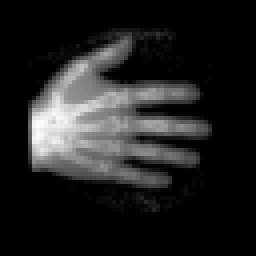
#> input picture Kladde/dataR.png, 64 x 64 px (shown 4 times larger)
$ python A9_3.py
#> lines starting #> are read from the running program, lines starting #| are printed output that depends on the picture
import numpy as np
from skimage import io
from scipy.sparse import spdiags, vstack, kron
from scipy.sparse.linalg import spsolve
import matplotlib.pyplot as plt
# weitere Module importieren
# BEGIN SOLUTION
...
# END SOLUTION

import os
class RigidRegistration:
    def __init__(self):
        self.ref_image = io.imread(os.path.join(os.path.split(__file__)[0], 'dataR.png')).astype(np.float64)
#> self.ref_image: shape (64, 64) float64; min 0, max 255, mean 33.5
        self.tmp_image = io.imread(os.path.join(os.path.split(__file__)[0], 'dataT.png')).astype(np.float64)
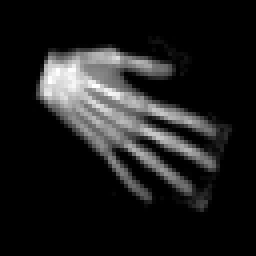
#> input picture Kladde/dataT.png, 64 x 64 px (shown 4 times larger)
#> self.tmp_image: shape (64, 64) float64; min 0, max 255, mean 28.9

        self.m = self.tmp_image.shape
#> self.m = (64, 64)
        self.omega = np.array([0, self.m[0], 0, self.m[1]])
#> self.omega = [0, 64, 0, 64]
        self.h = (self.omega[1::2] - self.omega[0::2]) / np.array([self.m[1], self.m[0]])
#> self.h = [1, 1]

        self.ref_grid = self.grid()
        self.tmp_grid = self.grid()

    def grid(self):
        # Get cell centered grid
        grid_xi = lambda i: np.array([self.omega[2*i] + (k+1/2)*self.h[i] for k in np.arange(self.m[i])])
        xi = list(reversed([grid_xi(i) for i in range(2)]))
        xc = list(np.meshgrid(*xi, indexing='ij'))
        xc = np.vstack([xc[i].flatten() for i in range(2)])
        return xc

    def deform_grid(self, grid, w):
        c = ((self.omega[1::2] - self.omega[0::2]) / 2).reshape(2, 1)
        theta, t = w[0], w[1:]
        R = np.array([[np.cos(theta), -np.sin(theta)], [np.sin(theta), np.cos(theta)]])
        dR = np.array([[-np.sin(theta), -np.cos(theta)], [np.cos(theta), -np.sin(theta)]])

        phi = R @ (grid - c) + c + t[:, np.newaxis]
        dphi = dR @ (self.tmp_grid - c)[np.newaxis, :, :]
        dphi = np.concatenate((dphi, np.tile(np.eye(2)[:, :, np.newaxis], (1, 1, dphi.shape[2]))), axis=0)
        return phi, dphi

    def interpolate(self, image, grid):
        def Bspline3(x):
            condition = lambda i: np.logical_and(i <= x, x < i+1)

            f = np.where(condition(0), (1/6) * (x**3), 0)
            f = np.where(condition(1), (1/6) * (-3 * x**3 + 12 * x**2 - 12 * x + 4), f)
            f = np.where(condition(2), (1/6) * (3 * x**3 - 24 * x**2 + 60 * x - 44), f)
            f = np.where(condition(3), (1/6) * (4 - x)**3, f)

            g = np.where(condition(0), (1/6) * (3 * x**2), 0)
            g = np.where(condition(1), (1/6) * (-9 * x**2 + 24 * x - 12), g)
            g = np.where(condition(2), (1/6) * (9 * x**2 - 48 * x + 60), g)
            g = np.where(condition(3), (1/6) * -3 * (4 - x)**2, g)
            return f, g

        def paddedMatrix(dim):
            ones = np.ones(dim + 3)
            A = spdiags(data=[ones, 4*ones, ones], diags=[0, 1, 2], m=dim+1, n=dim+3)

            tmp_0 = spdiags(data=[6*ones, -12*ones, 6*ones], diags=[0, 1, 2], m=1, n=dim+3)
            tmp_m = spdiags(data=[6*ones, -12*ones, 6*ones], diags=[dim+0, dim+1, dim+2], m=1, n=dim+3)

            A_padded = vstack((tmp_0, A, tmp_m)) / 6
            return A_padded

        def naturalSpline3():
            A_padded = kron(paddedMatrix(self.m[0] - 1), paddedMatrix(self.m[1] - 1))
            data_padded = np.pad(image, (1, 1), 'constant', constant_values=(0, 0))
            C = spsolve(A_padded.tocsc(), data_padded.flatten()).reshape(self.m[0]+2, self.m[1]+2)
            return C

        # Redistribute Grid: Map grid points from [h/3, omega-h/3] to [h/3, m[i]-h/3]
        points_x, points_y = grid
        points_x = (points_x - self.omega[0]) / self.h[0]
        points_y = (points_y - self.omega[2]) / self.h[1]

        # Interpolate
        C = naturalSpline3()

        j = np.arange(-3, C.shape[1]-3) + .5
        k = np.arange(-3, C.shape[0]-3) + .5

        shift_x = points_x[:, :, np.newaxis, np.newaxis] - j[np.newaxis, np.newaxis, :, np.newaxis]
        shift_y = points_y[:, :, np.newaxis, np.newaxis] - k[np.newaxis, np.newaxis, np.newaxis, :]

        splines_x = Bspline3(shift_x)
        splines_y = Bspline3(shift_y)

        f = splines_x[0] * splines_y[0]
        s = np.einsum('ijkl, kl->ij', f, C)

        g = np.stack((splines_x[1] * splines_y[0],
                      splines_x[0] * splines_y[1]), axis=0)
        ds = np.einsum('dijkl, kl->dij', g, C)
        return s, ds

    def SSD(self, dataR, dataT):
        hd = np.prod(self.h)

        r = dataR - dataT
        ssd = .5 * hd * np.linalg.norm(r, ord='fro')**2
        dssd = r * hd
        return ssd, dssd

    def plot(self, dataR, dataT, phi, w, state=''):
        fig = plt.figure()
        fig.set_size_inches(12, 8)
        fig.tight_layout(pad=4.0)

        fig.suptitle(f'{state}\nRotation um {np.round(w, 2)[0]} Rad '
                     f'und Translation um {tuple(np.round(w, 2)[1:])}', fontsize=16)

        ax1 = fig.add_subplot(231)
        im1 = ax1.imshow(self.ref_image, vmin=0, vmax=255, cmap='bone')
        ax1.axis('image')
        ax1.set_title('R')

        ax2 = fig.add_subplot(232)
        ax2.imshow(self.tmp_image, vmin=0, vmax=255, cmap='bone')
        ax2.set_title(r'T und $\varphi$')

        step = self.m[0] // 10
        step_r = int((self.m[0] % 10) // 4)
        grid_plot = [x.reshape(self.m) for x in phi[::-1]]
        grid_plot = [x[step_r:-1:step, step_r:-1:step].flatten() for x in grid_plot]
        ax2.scatter(*grid_plot, c='w', marker='.')

        ax2.set_xlim([0, self.m[0]-1])
        ax2.set_ylim([0, self.m[1]-1][::-1])

        ax3 = fig.add_subplot(233)
        ax3.imshow(self.ref_image - self.tmp_image, vmin=-255, vmax=255, cmap='bwr')
        ax3.set_title(rf'$diff(R, T)$, SSD = {round(self.SSD(self.ref_image, self.tmp_image)[0], 2)}')

        ax5 = fig.add_subplot(235)
        ax5.imshow(dataT, vmin=0, vmax=255, cmap='bone')
        ax5.set_title(rf'$T  \circ \varphi$: Transformiertes T')

        ax6 = fig.add_subplot(236)
        diff = ax6.imshow(dataR - dataT, vmin=-255, vmax=255, cmap='bwr')
        ax6.set_title(rf'$diff(R, T \circ \varphi)$, SSD = {round(self.SSD(dataR, dataT)[0], 2)}')

        cax1 = plt.axes([.03, 0.11, .02, .77])
        fig.colorbar(im1, cax=cax1, aspect=1, pad=.1)
        cax2 = plt.axes([.92, 0.11, .02, .77])
        fig.colorbar(diff, cax=cax2, aspect=1, pad=.1)

        plt.show()

    def objective_fun_ir(self, w, plot, title):
        phi, dphi = self.deform_grid(self.tmp_grid, w)

        dataR, ddataR = self.interpolate(self.ref_image, [x.reshape(*self.m) for x in self.ref_grid])
#> in interpolate, `points_x, points_y = grid`:
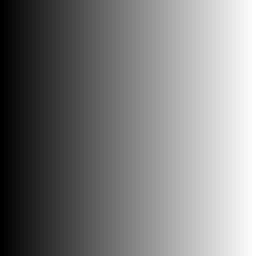
#> points_y: shape (64, 64) float64 (shown 4 times larger); min 0.5, max 63.5, mean 32; drawn with min black and max white
        dataT, ddataT = self.interpolate(self.tmp_image, [x.reshape(*self.m) for x in phi])
#> in interpolate (call 2), `points_x, points_y = grid`:
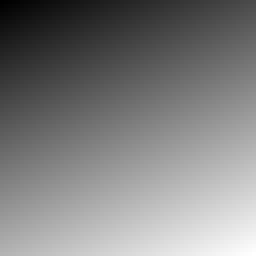
#> points_x: shape (64, 64) float64 (shown 4 times larger); min -9.28, max 73.28, mean 32; drawn with min black and max white
#> in interpolate (call 2), `points_x, points_y = grid`:
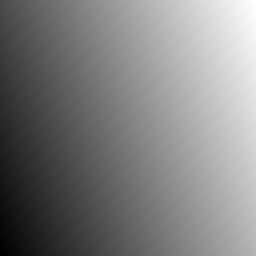
#> points_y: shape (64, 64) float64 (shown 4 times larger); min -9.28, max 73.28, mean 32; drawn with min black and max white

        ssd, dssd = self.SSD(dataR, dataT)
#> in SSD, `r = dataR - dataT`:
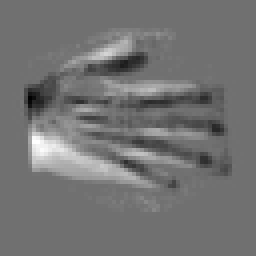
#> r: shape (64, 64) float64 (shown 4 times larger); min -188.8, max 237.4, mean 4.6; drawn with min black and max white
#> in SSD, `ssd = .5 * hd * np.linalg.norm(r, ord='fro')**2`: ssd = 3300757.1
#> ssd = 3300757.1

        val = ssd
#> val = 3300757.1
        grad = dphi * np.reshape(-ddataT * dssd[np.newaxis, :, :], (1, 2, np.prod(ddataT.shape[1:])))
        grad = np.sum(grad, axis=(1, 2))
#> grad = [5106305.8, 310049, -335211.5]
        if plot:
            self.plot(dataR, dataT, phi, w, state=title)
#> in SSD (call 2), `r = dataR - dataT`:
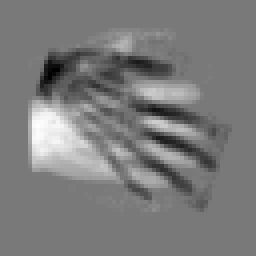
#> r: shape (64, 64) float64 (shown 4 times larger); min -233, max 255, mean 4.6; drawn with min black and max white
#> in SSD (call 2), `ssd = .5 * hd * np.linalg.norm(r, ord='fro')**2`: ssd = 7160381
#> in plot, `plt.show()`:
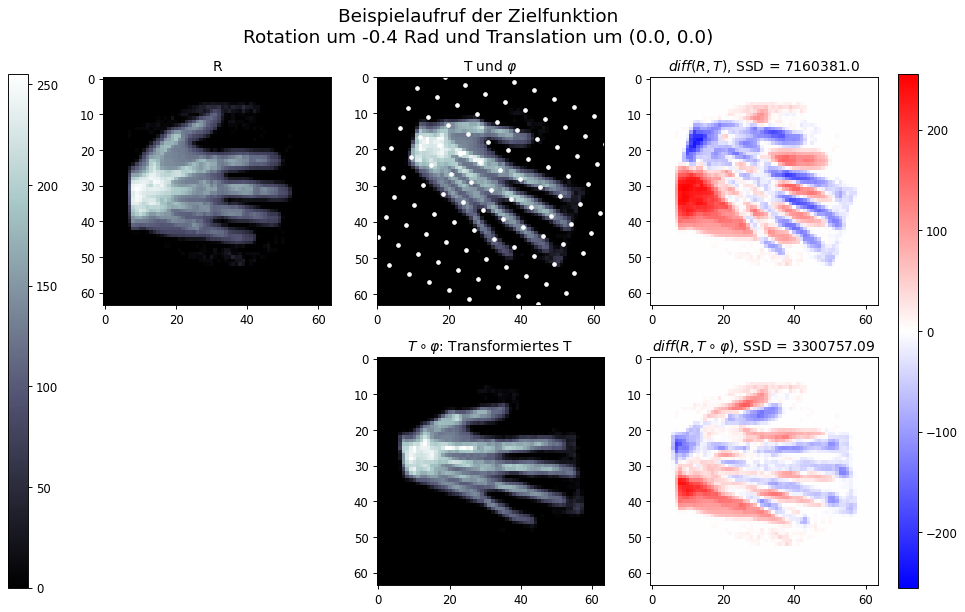
#> figure drawn by matplotlib, 7 panels
        return val, grad


if __name__ == '__main__':
    rr = RigidRegistration()

    # TODO: Aufgabenteil 1. Verschiedene w0 testen und sich mit objective_fun_ir vertraut machen.
    #   Achtung: Drehwinkel in Radian und nicht in Grad.
    test_w0 = {
        0:    np.array([0, 0, 0]),  # weder Rotation noch Translation
        1:  np.array([0.4, 0, 0]),  # Rotation
        2: np.array([-0.4, 0, 0]),  # Rotation
        3:    np.array([0, 5, 0]),  # Translation x-Richtung
        4:    np.array([0, 0, 2]),  # Translation y-Richtung
    }

    # Hier testen:
    _, _ = rr.objective_fun_ir(test_w0[2], plot=True, title='Beispielaufruf der Zielfunktion')

    # TODO: Aufgabenteil 1. Für Verwendung des Quasi-Newton-Verfahrens geeignete Funktion f erstellen.
    #   Hinweis: Der "*"-Operator zur Auflösung von Tupeln könnte hilfreich sein.
    # BEGIN SOLUTION
    f = lambda w: (*rr.objective_fun_ir(w, plot=False, title=None), None)
    # END SOLUTION

    # TODO: Aufagenteil 3. Parameter der Bildregistrierung für verschiedene Startwerte mit Quasi-Newton optimieren.
    #   Hinweis: - Importieren Sie Ihre Quasi-Newton-Implementierung aus A9_2.
    #            - Bildregistrierung ist rechenintensiv, Geduld.
    # BEGIN SOLUTION
    B0 = np.eye(3)
    rho = 1/2
    c1 = 1e-3
    tau = 1e-5
    eps = 1e-10
    kmax = 100
    w0 = np.array([0, 0, 0])
    w0_self = np.array([0, 0, 0])
    # END SOLUTION

    # TODO: Aufagenteil 3. Diskussion.
    # BEGIN SOLUTION
    ...
    # END SOLUTION
